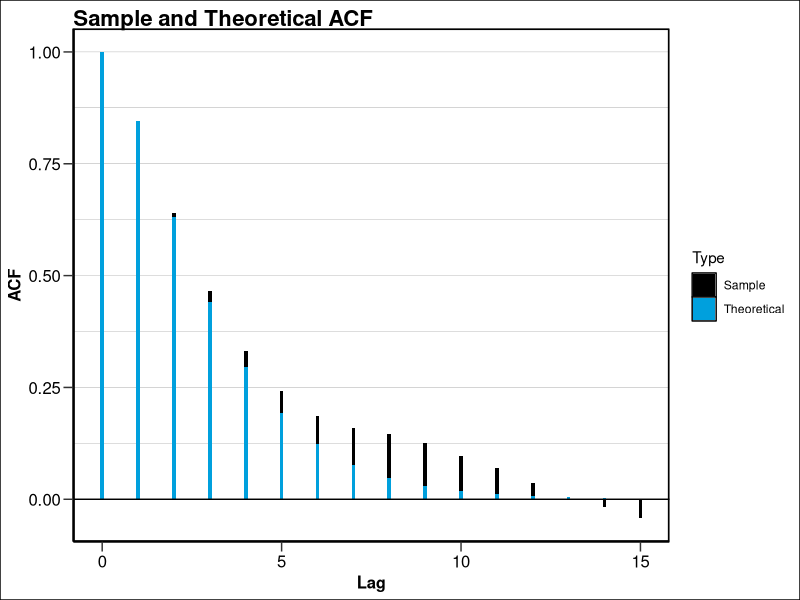

The R source for this figure:
## ---- chunk 1
library(ggplot2)
library(dplyr)
library(tseries)

plot_theme <- theme(
    plot.title = element_text(
        size = 16, face = "bold", hjust = 0),
    plot.subtitle = element_text(
        size = 12, hjust = 0),
    axis.title = element_text(
        size = 12, face = "bold"),
    axis.text = element_text(
        size = 12),
    axis.ticks.length = unit(0.25, "cm"),
    axis.line = element_line(
        size = 0.7, color = "#000000"),
    panel.grid.minor.x = element_blank(),
    panel.grid.major.x = element_blank(),
    panel.grid.minor.y = element_line(
        size = 0.1, color = "gray50"),
    panel.grid.major.y = element_line(
        size = 0.1, color = "gray50"),
    panel.border = element_rect(
        color = "#000000", fill = NA, size = 1.0),
    panel.background = element_rect(
        fill = "#FFFFFF"),
    plot.background = element_rect(
        fill = "#FFFFFF")
)

theme_set(plot_theme)
## ---- chunk 2
set.seed(443)

autocorrelation <- function(k) {
    rho = 45/13*(0.6)^k - 32 / 13*(0.5)^k
    return(rho)
}

X_t <- arima.sim(
    model = list(ar = c(1.1, -0.3)),
    n = 1000,
    sd = sqrt(0.8)
)

sample_acf <- acf(X_t, lag.max = 15, plot = FALSE)$acf %>% as.vector()
theoretical_acf <- autocorrelation(k = 0:15)

rho <- tibble(lag = 0:15, sample = sample_acf, theoretical = theoretical_acf)

palette <- c("Sample" = "#000000", "Theoretical" = "#00A0DD")

acf_chart <- ggplot(
    data = rho,
    aes(x = lag)
) +
    geom_bar(
        aes(y = sample, fill = "Sample"),
        stat = "identity",
        width = 0.1
) +
    geom_bar(
        aes(y = theoretical, fill = "Theoretical"),
        stat = "identity",
        width = 0.1
) +
    geom_hline(
        yintercept = 0,
        linewidth = 0.5,
        color = "#000000"
) +
    labs(
        x = "Lag",
        y = "ACF",
        title = "Sample and Theoretical ACF",
        fill = "Type"
) +
    scale_fill_manual(
        values = palette
)

print(acf_chart)
